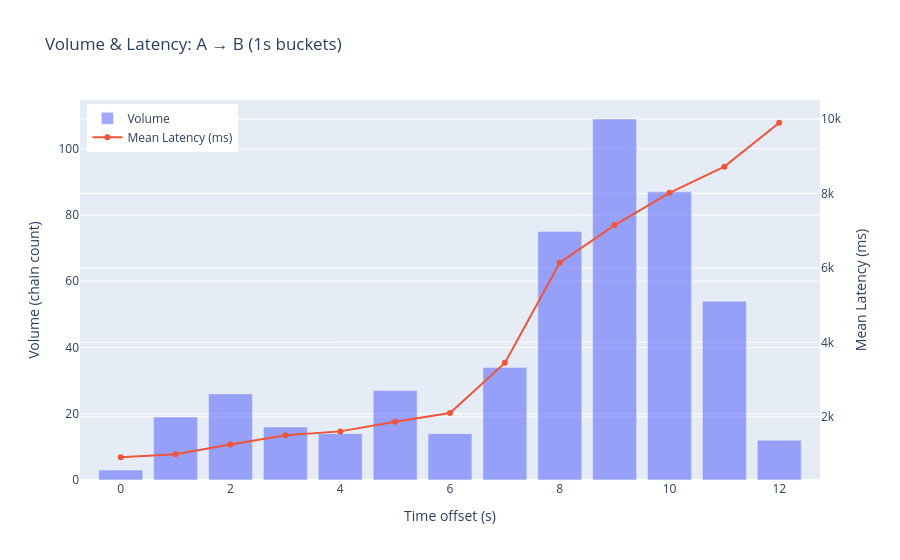

Notebook cell for this chart:
### Markdown cell above
# Step 5 - Autocorrelate Latency with volume of events

### Code cell
source_event = "A"
target_event = "B"
bucket_seconds = 1  # time bucket granularity in seconds

# --- Filter to chains that have both events ---
pair = eventchain_timestamps[[source_event, target_event]].dropna()
pair = pair.rename(columns={source_event: "source_ts", target_event: "target_ts"})
pair["latency_ms"] = pair["target_ts"] - pair["source_ts"]

# --- Bucket by source event timestamp ---
t_min = pair["source_ts"].min()
pair["bucket"] = ((pair["source_ts"] - t_min) // (bucket_seconds * 1000)).astype(int)

bucketed = pair.groupby("bucket").agg(
    volume=("latency_ms", "count"),
    mean_latency=("latency_ms", "mean"),
).reset_index()
bucketed["time_offset_s"] = bucketed["bucket"] * bucket_seconds

# --- Plot dual-axis: volume bars + latency line ---
fig = go.Figure()
fig.add_trace(go.Bar(
    x=bucketed["time_offset_s"], y=bucketed["volume"],
    name="Volume", yaxis="y", opacity=0.6,
))
fig.add_trace(go.Scatter(
    x=bucketed["time_offset_s"], y=bucketed["mean_latency"],
    name="Mean Latency (ms)", yaxis="y2", mode="lines+markers",
))
fig.update_layout(
    title=f"Volume & Latency: {source_event} → {target_event} ({bucket_seconds}s buckets)",
    xaxis_title="Time offset (s)",
    yaxis=dict(title="Volume (chain count)", side="left"),
    yaxis2=dict(title="Mean Latency (ms)", side="right", overlaying="y"),
    legend=dict(x=0.01, y=0.99),
)
fig.show()

print(f"Chains with both events: {len(pair)}")
print(f"Buckets: {len(bucketed)}")

### Figure 1 — Plotly figure (JSON) as saved in the notebook; plotly's stock layout.template omitted (floating-point values rounded to 4 significant figures)
{"data": [{"name": "Volume", "opacity": 0.6, "type": "bar", "x": [0, 1, 2, 3, 4, 5, 6, 7, 8, 9, 10, 11, 12], "y": [3, 19, 26, 16, 14, 27, 14, 34, 75, 109, 87, 54, 12], "yaxis": "y"}, {"mode": "lines+markers", "name": "Mean Latency (ms)", "type": "scatter", "x": [0, 1, 2, 3, 4, 5, 6, 7, 8, 9, 10, 11, 12], "y": [911.3, 990.9, 1254.0, 1502.0, 1606.0, 1865.0, 2098.0, 3447.0, 6138.0, 7149.0, 8018.0, 8720.0, 9900.0], "yaxis": "y2"}], "layout": {"legend": {"x": 0.01, "y": 0.99}, "title": {"text": "Volume & Latency: A → B (1s buckets)"}, "xaxis": {"title": {"text": "Time offset (s)"}}, "yaxis": {"side": "left", "title": {"text": "Volume (chain count)"}}, "yaxis2": {"overlaying": "y", "side": "right", "title": {"text": "Mean Latency (ms)"}}}}
